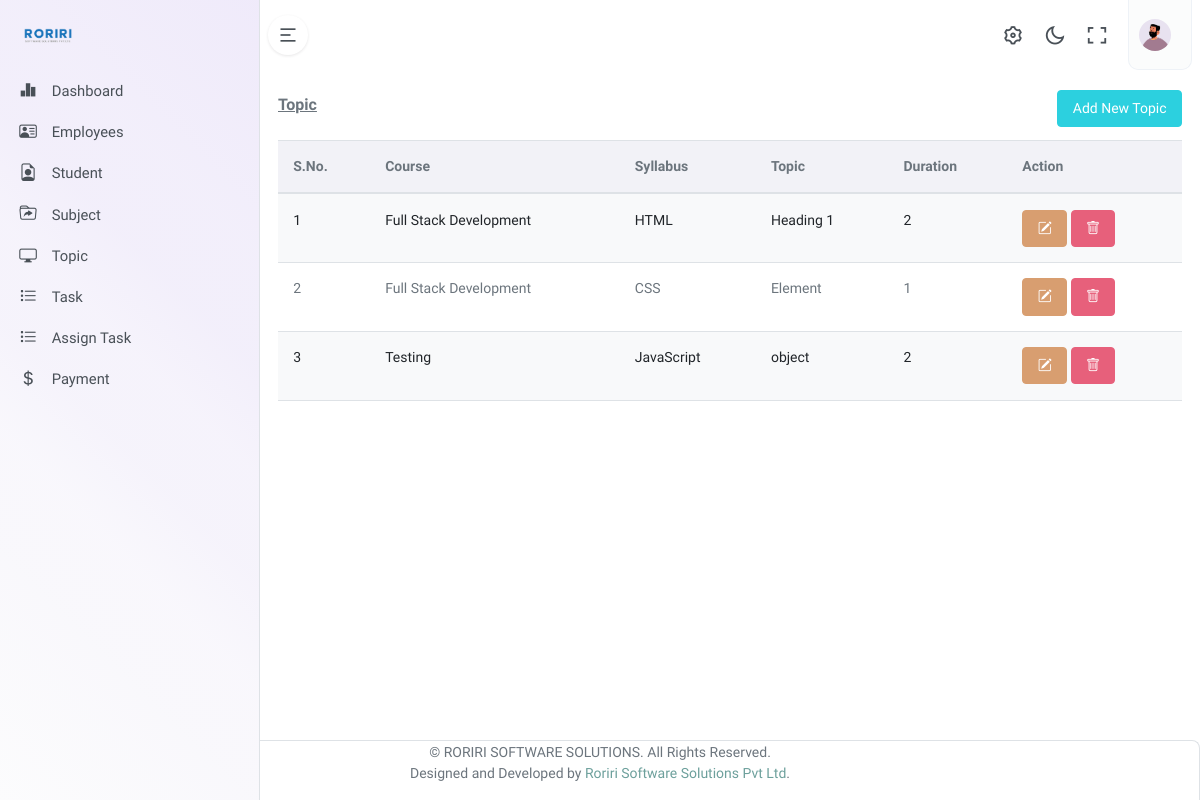
Page /topic.php on the committed database.
### tables this page shows
CREATE TABLE `topic_tbl` (
  `topic_id` int(11) NOT NULL,
  `syllabus_id` int(11) NOT NULL,
  `course_id` int(11) NOT NULL,
  `topic_name` varchar(50) NOT NULL,
  `topic_duration` int(11) NOT NULL,
  `topic_status` enum('Active','Inactive') NOT NULL DEFAULT 'Active',
  `topic_created_date` datetime NOT NULL DEFAULT current_timestamp(),
  `topic_updated_date` timestamp NOT NULL DEFAULT current_timestamp() ON UPDATE current_timestamp()
);

CREATE TABLE `course_tbl` (
  `course_id` int(11) NOT NULL,
  `entity_id` int(11) NOT NULL,
  `course_name` varchar(50) NOT NULL,
  `course_fees_3` int(11) NOT NULL,
  `course_fees_6` int(11) NOT NULL,
  `course_fees_12` int(11) NOT NULL,
  `course_status` enum('Active','Inactive') NOT NULL DEFAULT 'Active',
  `course_created_date` datetime NOT NULL
);

CREATE TABLE `syllabus_tbl` (
  `syllabus_id` int(11) NOT NULL,
  `entity_id` int(11) NOT NULL,
  `course_id` int(11) NOT NULL,
  `syllabus_name` varchar(50) NOT NULL,
  `syllabus_created_date` datetime NOT NULL DEFAULT current_timestamp(),
  `syllabus_updated_date` timestamp NOT NULL DEFAULT current_timestamp() ON UPDATE current_timestamp(),
  `syllabus_status` enum('Active','Inactive') NOT NULL DEFAULT 'Active'
);

### topic.php (the view, shortened to what this page needs)
<?php
    include("db/dbConnection.php");
    $selQuery = "SELECT syllabus_tbl.*,
       course_tbl.*,
       topic_tbl.*
      FROM syllabus_tbl
      LEFT JOIN course_tbl ON course_tbl.course_id = syllabus_tbl.course_id
      LEFT JOIN topic_tbl ON topic_tbl.syllabus_id = syllabus_tbl.syllabus_id
      WHERE  course_tbl.course_status='Active' AND topic_tbl.topic_status='Active' AND syllabus_tbl.syllabus_status='Active'";
    $resQuery = mysqli_query($conn , $selQuery);
?>
<!DOCTYPE html>
<html lang="en">
<?php include("head.php"); ?>
<body>
    <div class="wrapper">
        <?php include("top.php") ?>
        <div class="leftside-menu">
        <?php include("left.php"); ?>
        </div>
        <div class="content-page">
            <div class="content">
                <div class="container-fluid" id="StuContent">
                    <div class="row">
                        <div class="col-12">
                            <div class="bg-flower-2">
                                <img src="assets/images/flowers/img-1.png">
                            </div>
                            <div class="page-title-box">
                                <div class="page-title-right">
                                    <div class="d-flex flex-wrap gap-2">
                                        <button type="button" id="addTopicBtn" class="btn btn-info" data-bs-toggle="modal" data-bs-target="#staticBackdrop">
                                            Add New Topic
                                        </button>
                                    </div>
                                </div>
                                <h4 class="page-title">Topic</h4>
                            </div>
                        </div>
                    </div>
             <table id="scroll-horizontal-datatable" class="table table-striped w-100 nowrap">
                    <thead>
                        <tr class="bg-light">
                                    <th scope="col-1">S.No.</th>
                                    <th scope="col">Course</th>
                                    <th scope="col">Syllabus</th>
                                    <th scope="col">Topic</th>
                                    <th scope="col">Duration</th>
                                    <th scope="col">Action</th>
                      </tr>
                    </thead>
                    <tbody>
                    <?php $i=1; while($row = mysqli_fetch_array($resQuery , MYSQLI_ASSOC)) {
                        $id = $row['topic_id'];
                        $course=$row['course_name'];
                        $syllabus=$row['syllabus_name'];
                        $topic = $row['topic_name'];
                        $duration=$row['topic_duration'];
                        ?>
                     <tr>
                        <td><?php echo $i; $i++; ?></td>
                        <td><?php echo $course; ?></td>
                        <td><?php echo $syllabus; ?></td>
                        <td><?php echo $topic; ?></td>
                        <td><?php echo $duration; ?></td>
                        <td>
                        <button type="button" class="btn btn-circle btn-warning text-white modalBtn" onclick="goEditTopic(<?php echo $id; ?>);" data-bs-toggle="modal" data-bs-target="#editTopicModal"><i class='bi bi-pencil-square'></i></button>
                            <button class="btn btn-circle btn-danger text-white" onclick="goDeleteTopic(<?php echo $id; ?>);"><i class="bi bi-trash"></i></button>
                        </td>
                      </tr>
                      <?php } ?>
                    </tbody>
                  </table>
                            </div>
                        </div>
                    </div>
                </div>
            <?php include("footer.php") ?>
</body>
</html>

### rows in the picture
topic_tbl: course.course_name "Full Stack Development", syllabus.syllabus_name "HTML", topic_name "Heading 1", topic_duration "2"
topic_tbl: course.course_name "Full Stack Development", syllabus.syllabus_name "CSS", topic_name "Element", topic_duration "1"
topic_tbl: course_tbl.course_name "Testing", syllabus.syllabus_name "JavaScript", topic_name "object", topic_duration "2"
